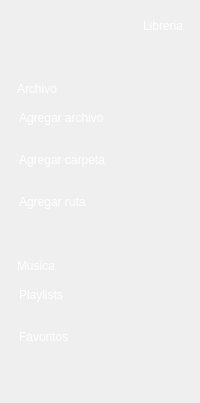
         <widget class="QWidget" name="libraryWidget">
          <layout class="QGridLayout" name="gridLayout_11">
           <property name="leftMargin">
            <number>0</number>
           </property>
           <property name="topMargin">
            <number>0</number>
           </property>
           <property name="rightMargin">
            <number>0</number>
           </property>
           <property name="bottomMargin">
            <number>0</number>
           </property>
           <property name="spacing">
            <number>0</number>
           </property>
           <item row="0" column="0">
            <widget class="QFrame" name="frameLibraryContainer">
             <property name="styleSheet">
              <string notr="true">QFrame {

	background-color : transparent;

}</string>
             </property>
             <property name="frameShape">
              <enum>QFrame::NoFrame</enum>
             </property>
             <property name="frameShadow">
              <enum>QFrame::Plain</enum>
             </property>
             <property name="lineWidth">
              <number>0</number>
             </property>
             <layout class="QGridLayout" name="gridLayout_13">
              <property name="leftMargin">
               <number>9</number>
              </property>
              <property name="topMargin">
               <number>9</number>
              </property>
              <property name="rightMargin">
               <number>9</number>
              </property>
              <property name="bottomMargin">
               <number>9</number>
              </property>
              <property name="spacing">
               <number>9</number>
              </property>
              <item row="0" column="0" colspan="5">
               <spacer name="verticalSpacer_8">
                <property name="orientation">
                 <enum>Qt::Vertical</enum>
                </property>
                <property name="sizeType">
                 <enum>QSizePolicy::Fixed</enum>
                </property>
                <property name="sizeHint" stdset="0">
                 <size>
                  <width>20</width>
                  <height>10</height>
                 </size>
                </property>
               </spacer>
              </item>
              <item row="4" column="1" colspan="3">
               <spacer name="verticalSpacer_5">
                <property name="orientation">
                 <enum>Qt::Vertical</enum>
                </property>
                <property name="sizeType">
                 <enum>QSizePolicy::Expanding</enum>
                </property>
                <property name="sizeHint" stdset="0">
                 <size>
                  <width>20</width>
                  <height>40</height>
                 </size>
                </property>
               </spacer>
              </item>
              <item row="3" column="0" colspan="5">
               <widget class="QFrame" name="frameLibrary">
                <property name="frameShape">
                 <enum>QFrame::NoFrame</enum>
                </property>
                <property name="frameShadow">
                 <enum>QFrame::Plain</enum>
                </property>
                <property name="lineWidth">
                 <number>0</number>
                </property>
                <layout class="QGridLayout" name="gridLayout_15">
                 <property name="leftMargin">
                  <number>0</number>
                 </property>
                 <property name="topMargin">
                  <number>0</number>
                 </property>
                 <property name="rightMargin">
                  <number>0</number>
                 </property>
                 <property name="bottomMargin">
                  <number>0</number>
                 </property>
                 <property name="spacing">
                  <number>0</number>
                 </property>
                 <item row="7" column="0">
                  <widget class="QPushButton" name="pushButtonAddPath">
                   <property name="styleSheet">
                    <string notr="true">QPushButton{
	background-color: transparent;
	border-radius : 14px;
	font : 75 12pt &quot;Microsoft JhengHei UI&quot; bold;
	color: #FFFFFF;
	padding : 10px;

	text-align : left;
}

QPushButton:hover{
	background-color: #202020;
}</string>
                   </property>
                   <property name="text">
                    <string>Agregar ruta</string>
                   </property>
                   <property name="icon">
                    <iconset>
                     <normaloff>../img/icons/24x24/cil-plus.png</normaloff>../img/icons/24x24/cil-plus.png</iconset>
                   </property>
                   <property name="iconSize">
                    <size>
                     <width>24</width>
                     <height>24</height>
                    </size>
                   </property>
                  </widget>
                 </item>
                 <item row="2" column="0">
                  <spacer name="verticalSpacer_15">
                   <property name="orientation">
                    <enum>Qt::Vertical</enum>
                   </property>
                   <property name="sizeType">
                    <enum>QSizePolicy::Fixed</enum>
                   </property>
                   <property name="sizeHint" stdset="0">
                    <size>
                     <width>20</width>
                     <height>5</height>
                    </size>
                   </property>
                  </spacer>
                 </item>
                 <item row="1" column="0" alignment="Qt::AlignLeft">
                  <widget class="QLabel" name="labelLibraryFileTitle">
                   <property name="styleSheet">
                    <string notr="true">QLabel {
	font : 77 18pt &quot;Microsoft JhengHei UI&quot;;
	color : #FFFFFF;
	border-radius : 0px;
	text-align : left;
	padding-left: 5px;
}

QLabel::hover {
	color : #46355e;
}
</string>
                   </property>
                   <property name="text">
                    <string>Archivo</string>
                   </property>
                  </widget>
                 </item>
                 <item row="6" column="0">
                  <spacer name="verticalSpacer_22">
                   <property name="orientation">
                    <enum>Qt::Vertical</enum>
                   </property>
                   <property name="sizeType">
                    <enum>QSizePolicy::Fixed</enum>
                   </property>
                   <property name="sizeHint" stdset="0">
                    <size>
                     <width>20</width>
                     <height>8</height>
                    </size>
                   </property>
                  </spacer>
                 </item>
                 <item row="13" column="0">
                  <widget class="QPushButton" name="pushButtonFavorites">
                   <property name="styleSheet">
                    <string notr="true">QPushButton{
	background-color: transparent;
	border-radius : 14px;
	font : 75 12pt &quot;Microsoft JhengHei UI&quot; bold;
	color: #FFFFFF;
	padding : 10px;

	text-align : left;
}

QPushButton:hover{
	background-color: #202020;
}</string>
                   </property>
                   <property name="text">
                    <string>Favoritos</string>
                   </property>
                   <property name="icon">
                    <iconset>
                     <normaloff>../img/icons/24x24/cil-heart.png</normaloff>../img/icons/24x24/cil-heart.png</iconset>
                   </property>
                   <property name="iconSize">
                    <size>
                     <width>24</width>
                     <height>24</height>
                    </size>
                   </property>
                  </widget>
                 </item>
                 <item row="12" column="0">
                  <spacer name="verticalSpacer_23">
                   <property name="orientation">
                    <enum>Qt::Vertical</enum>
                   </property>
                   <property name="sizeType">
                    <enum>QSizePolicy::Fixed</enum>
                   </property>
                   <property name="sizeHint" stdset="0">
                    <size>
                     <width>20</width>
                     <height>8</height>
                    </size>
                   </property>
                  </spacer>
                 </item>
                 <item row="9" column="0" alignment="Qt::AlignLeft">
                  <widget class="QLabel" name="labelLibraryMusicTitle">
                   <property name="styleSheet">
                    <string notr="true">QLabel {
	font : 77 18pt &quot;Microsoft JhengHei UI&quot;;
	color : #FFFFFF;
	border-radius : 0px;
	text-align : left;
	padding-left: 5px;
}

QLabel::hover {
	color : #46355e;
}
</string>
                   </property>
                   <property name="text">
                    <string>Musica</string>
                   </property>
                  </widget>
                 </item>
                 <item row="11" column="0">
                  <widget class="QPushButton" name="pushButtonPlaylists">
                   <property name="styleSheet">
                    <string notr="true">QPushButton{
	background-color: transparent;
	border-radius : 14px;
	font : 75 12pt &quot;Microsoft JhengHei UI&quot; bold;
	color: #FFFFFF;
	padding : 10px;

	text-align : left;
}

QPushButton:hover{
	background-color: #202020;
}</string>
                   </property>
                   <property name="text">
                    <string>Playlists</string>
                   </property>
                   <property name="icon">
                    <iconset>
                     <normaloff>../img/icons/24x24/cil-library.png</normaloff>../img/icons/24x24/cil-library.png</iconset>
                   </property>
                   <property name="iconSize">
                    <size>
                     <width>24</width>
                     <height>24</height>
                    </size>
                   </property>
                   <property name="flat">
                    <bool>true</bool>
                   </property>
                  </widget>
                 </item>
                 <item row="8" column="0">
                  <spacer name="verticalSpacer_18">
                   <property name="orientation">
                    <enum>Qt::Vertical</enum>
                   </property>
                   <property name="sizeType">
                    <enum>QSizePolicy::Fixed</enum>
                   </property>
                   <property name="sizeHint" stdset="0">
                    <size>
                     <width>20</width>
                     <height>40</height>
                    </size>
                   </property>
                  </spacer>
                 </item>
                 <item row="5" column="0">
                  <widget class="QPushButton" name="pushButtonAddDirectory">
                   <property name="styleSheet">
                    <string notr="true">QPushButton{
	background-color: transparent;
	border-radius : 14px;
	font : 75 12pt &quot;Microsoft JhengHei UI&quot; bold;
	color: #FFFFFF;
	padding : 10px;

	text-align : left;
}

QPushButton:hover{
	background-color: #202020;
}</string>
                   </property>
                   <property name="text">
                    <string>Agregar carpeta</string>
                   </property>
                   <property name="icon">
                    <iconset>
                     <normaloff>../img/icons/24x24/cil-folder-open.png</normaloff>../img/icons/24x24/cil-folder-open.png</iconset>
                   </property>
                   <property name="iconSize">
                    <size>
                     <width>24</width>
                     <height>24</height>
                    </size>
                   </property>
                  </widget>
                 </item>
                 <item row="4" column="0">
                  <spacer name="verticalSpacer_21">
                   <property name="orientation">
                    <enum>Qt::Vertical</enum>
                   </property>
                   <property name="sizeType">
                    <enum>QSizePolicy::Fixed</enum>
                   </property>
                   <property name="sizeHint" stdset="0">
                    <size>
                     <width>20</width>
                     <height>8</height>
                    </size>
                   </property>
                  </spacer>
                 </item>
                 <item row="10" column="0">
                  <spacer name="verticalSpacer_16">
                   <property name="orientation">
                    <enum>Qt::Vertical</enum>
                   </property>
                   <property name="sizeType">
                    <enum>QSizePolicy::Fixed</enum>
                   </property>
                   <property name="sizeHint" stdset="0">
                    <size>
                     <width>20</width>
                     <height>5</height>
                    </size>
                   </property>
                  </spacer>
                 </item>
                 <item row="3" column="0">
                  <widget class="QPushButton" name="pushButtonAddFile">
                   <property name="styleSheet">
                    <string notr="true">QPushButton{
	background-color: transparent;
	border-radius : 14px;
	font : 75 12pt &quot;Microsoft JhengHei UI&quot; bold;
	color: #FFFFFF;
	padding : 10px;

	text-align : left;
}

QPushButton:hover{
	background-color: #202020;
}</string>
                   </property>
                   <property name="text">
                    <string>Agregar archivo</string>
                   </property>
                   <property name="icon">
                    <iconset>
                     <normaloff>../img/icons/24x24/cil-copy.png</normaloff>../img/icons/24x24/cil-copy.png</iconset>
                   </property>
                   <property name="iconSize">
                    <size>
                     <width>24</width>
                     <height>24</height>
                    </size>
                   </property>
                  </widget>
                 </item>
                </layout>
               </widget>
              </item>
              <item row="1" column="4" alignment="Qt::AlignRight">
               <widget class="QLabel" name="labelLibraryWidgetTitle">
                <property name="styleSheet">
                 <string notr="true">QLabel {
	font : 77 18pt &quot;Microsoft JhengHei UI&quot;;
	color : #FFFFFF;
	border-radius : 0px;
	text-align : left;
	padding-right: 5px;
}

QLabel::hover {
	color : #4F6FA0;
}
</string>
                </property>
                <property name="text">
                 <string>Libreria</string>
                </property>
               </widget>
              </item>
              <item row="2" column="0" colspan="5">
               <spacer name="verticalSpacer_10">
                <property name="orientation">
                 <enum>Qt::Vertical</enum>
                </property>
                <property name="sizeType">
                 <enum>QSizePolicy::Fixed</enum>
                </property>
                <property name="sizeHint" stdset="0">
                 <size>
                  <width>20</width>
                  <height>40</height>
                 </size>
                </property>
               </spacer>
              </item>
             </layout>
            </widget>
           </item>
          </layout>
         </widget>
